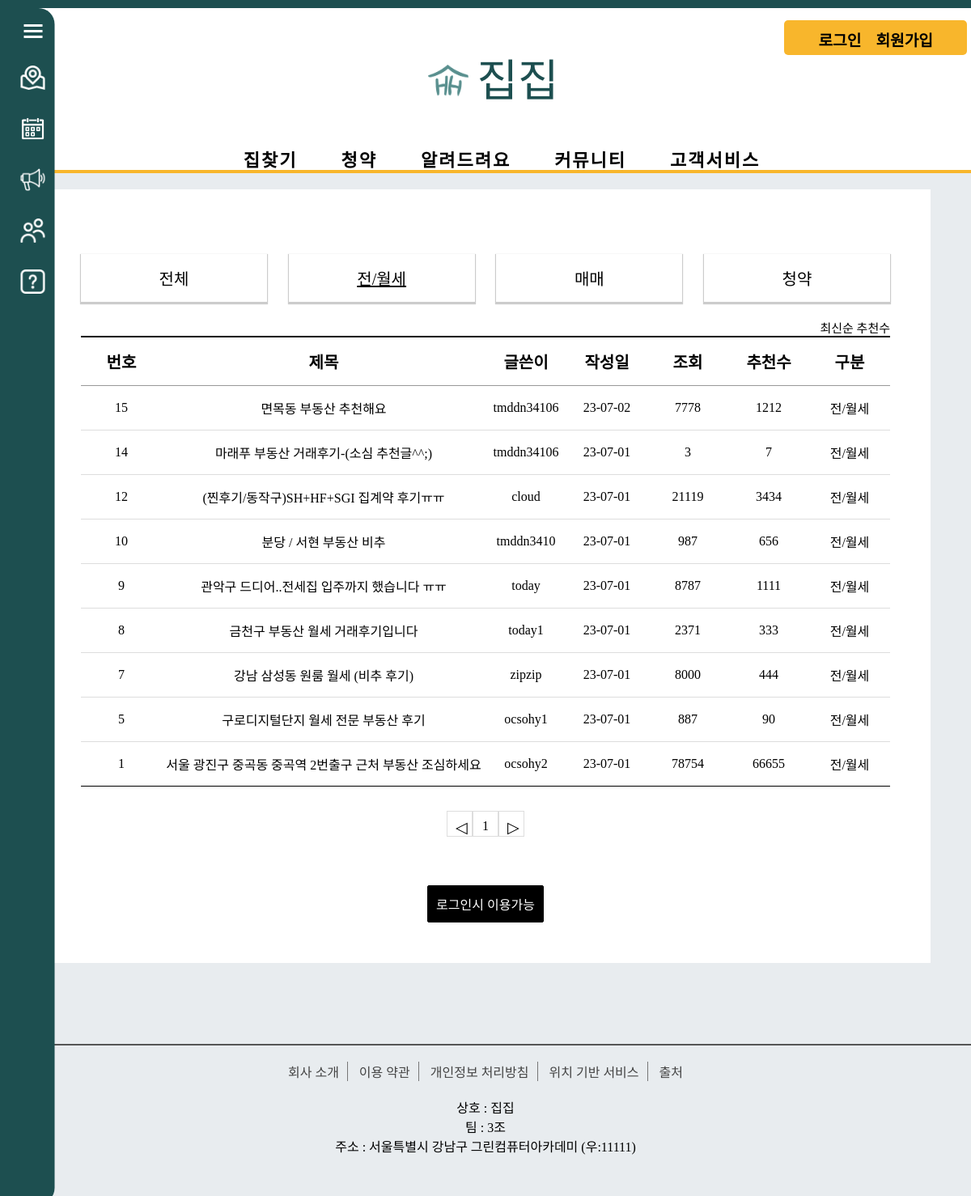
Before: /review/review_jan/ with the older database file.
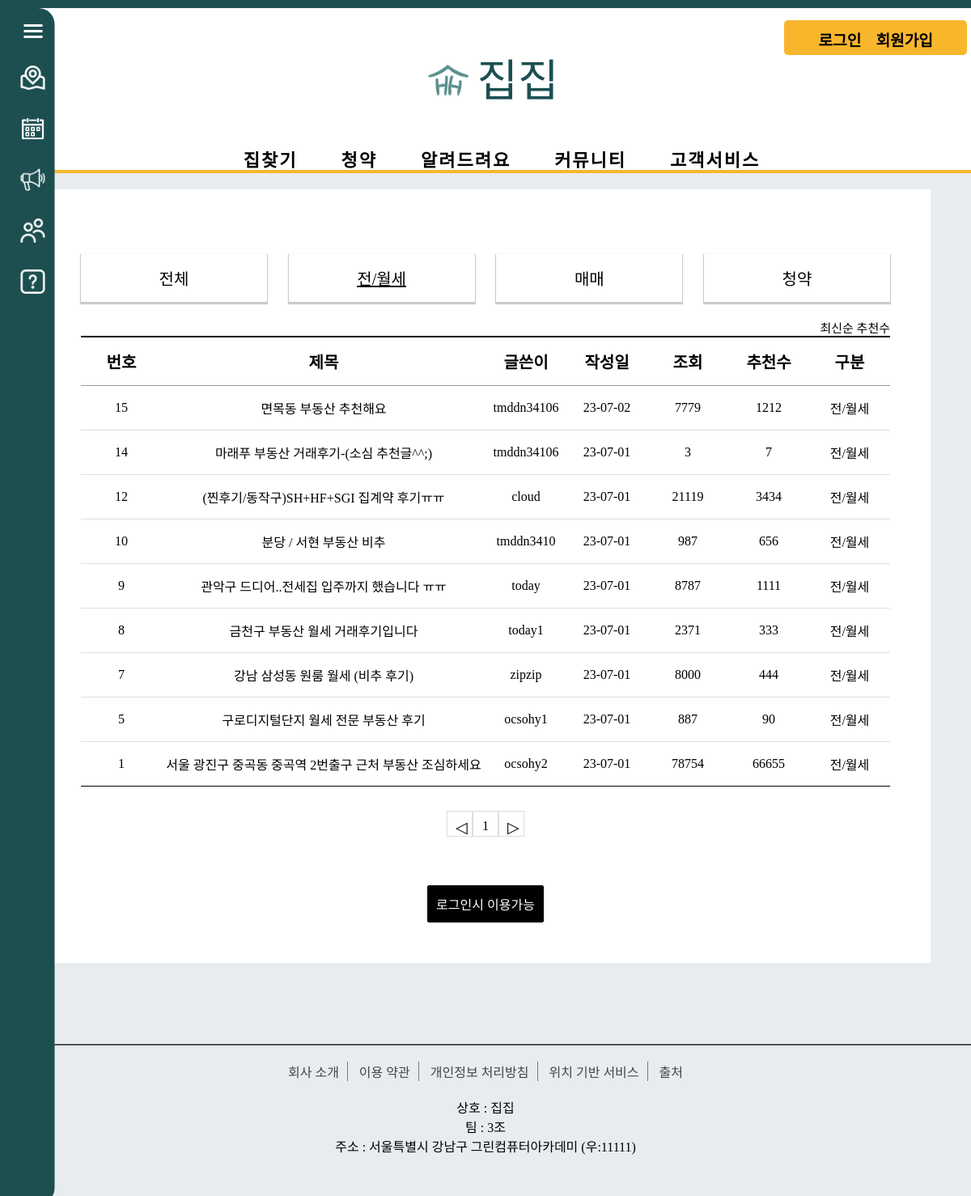
After: the same page with the newer database file.
### review/models.py (models this page shows, shortened)
class Review_Board(models.Model):
    r_title = models.CharField(max_length=100)
    r_content = models.TextField()
    user = models.ForeignKey(User, on_delete=models.CASCADE)
    r_regdate = models.DateTimeField()
    r_modifydate = models.DateTimeField(null=True, blank=True)
    r_type = models.CharField(max_length=10) # 리뷰 게시판 타입
    r_hit = models.IntegerField(default=0)
    r_recommend = models.IntegerField(default=0)

### review/views.py (the view)
# urls.py: path('review_jan/', views.review_list_jan, name='review_jan'), # 거래후기전세
def review_list_jan(request):
    question_list = Review_Board.objects.filter(r_type='전/월세').order_by('-r_regdate')
    page = request.GET.get('page', '1')
    paginator = Paginator(question_list, 10)
    text = paginator.get_page(page)
    context = {'question_list': text}
    return render(request, 'review/review_list_jan.html', context) #전세게시판

### templates/review/review_list_jan.html (shortened to what this page needs)
<!DOCTYPE html>
<html lang="en">
{% load static %}
<head>
   <link rel="stylesheet" href="{% static 'css/review/css/css.css' %}">
</head>
<body>
{% include 'poll/sidebar.html' %}
{% include 'poll/header.html' %}
    <div class="board_wrap">
        <div class="board_list_wrap">
            <div class="category_wrap">
                <ul>
                    <li><a href="{% url 'review:review_main' %}">전체</a></li>
                    <li><a href="{% url 'review:review_jan' %}" class="active">전/월세</a></li>
                    <li><a href="{% url 'review:review_mama' %}" >매매</a></li>
                    <li><a href="{% url 'review:review_subscription' %}" >청약</a></li>
                </ul>
            </div>
            <div class="board_title_takes">
                <a href="{% url 'review:review_jan' %}">최신순</a>
                <a href="{% url 'review:review_jan_recommend' %}">추천수</a>
            </div>
            <div class="board_list">
                <div class="top">
                    <div class="num">번호</div>
                    <div class="title">제목</div>
                    <div class="writer">글쓴이</div>
                    <div class="date">작성일</div>
                    <div class="count">조회</div>
                    <div class="count">추천수</div>
                    <div class="division">구분</div>
                </div>
                {% for question in question_list %}
                <div>
                    <div class="num">{{ question.id }}</div>
                    <div class="title"><a href="{% url 'review:review_detail' question.id %}">{{ question.r_title }}</a></div>
                    <div class="writer">{{ question.user }}</div>
                    <div class="date">{{ question.r_regdate|date:"y-m-d" }}</div>
                    <div class="count">{{ question.r_hit }}</div>
                    <div class="count">{{ question.r_recommend }}</div>
                    <div class="division">{{question.r_type}}</div>
                </div>
                {% endfor %}
            </div>
            <ul class="board_page">
                {% if question_list.has_previous %}
                <li class="bt first">
                    <a class="bt prev" href="?page={{ question_list.previous_page_number }}">◀</a>
                </li>
                {% else %}
                <li class="page-item disabled">
                    <a class="bt prev">◁</a>
                </li>
                {% endif %}
                {% for page_number in question_list.paginator.page_range %}
                {% if question_list.number == page_number %}
                <li class="page-item active">
                    <a class="num">{{ page_number }}</a>
                </li>
                {% else %}
                <li class="page-item">
                    <a class="num" href="?page={{ page_number }}">{{ page_number }}</a>
                </li>
                {% endif %}
                {% endfor %}
                {% if question_list.has_next %}
                <li class="page-item">
                    <a class="bt last" href="?page={{ question_list.next_page_number }}">▶</a>
                </li>
                {% else %}
                <li class="page-item disabled">
                    <a class="bt last">▷</a>
                </li>
                {% endif %}
            </ul>
             <div class="bt_wrap">
            {% if user.is_authenticated %}
            <a href="{% url 'review:write' %}" class="on">등록</a>
            {% else %}
            <a href="{% url 'common:signin' %}" class="on">로그인시 이용가능</a>
            {% endif %}
            </div>
        </div>
    </div>
{% include 'poll/footer.html' %}
</body>
</html>

Changed rows visible on the page:
changed Review_Board "면목동 부동산 추천해요": r_hit "7778" → "7779"
